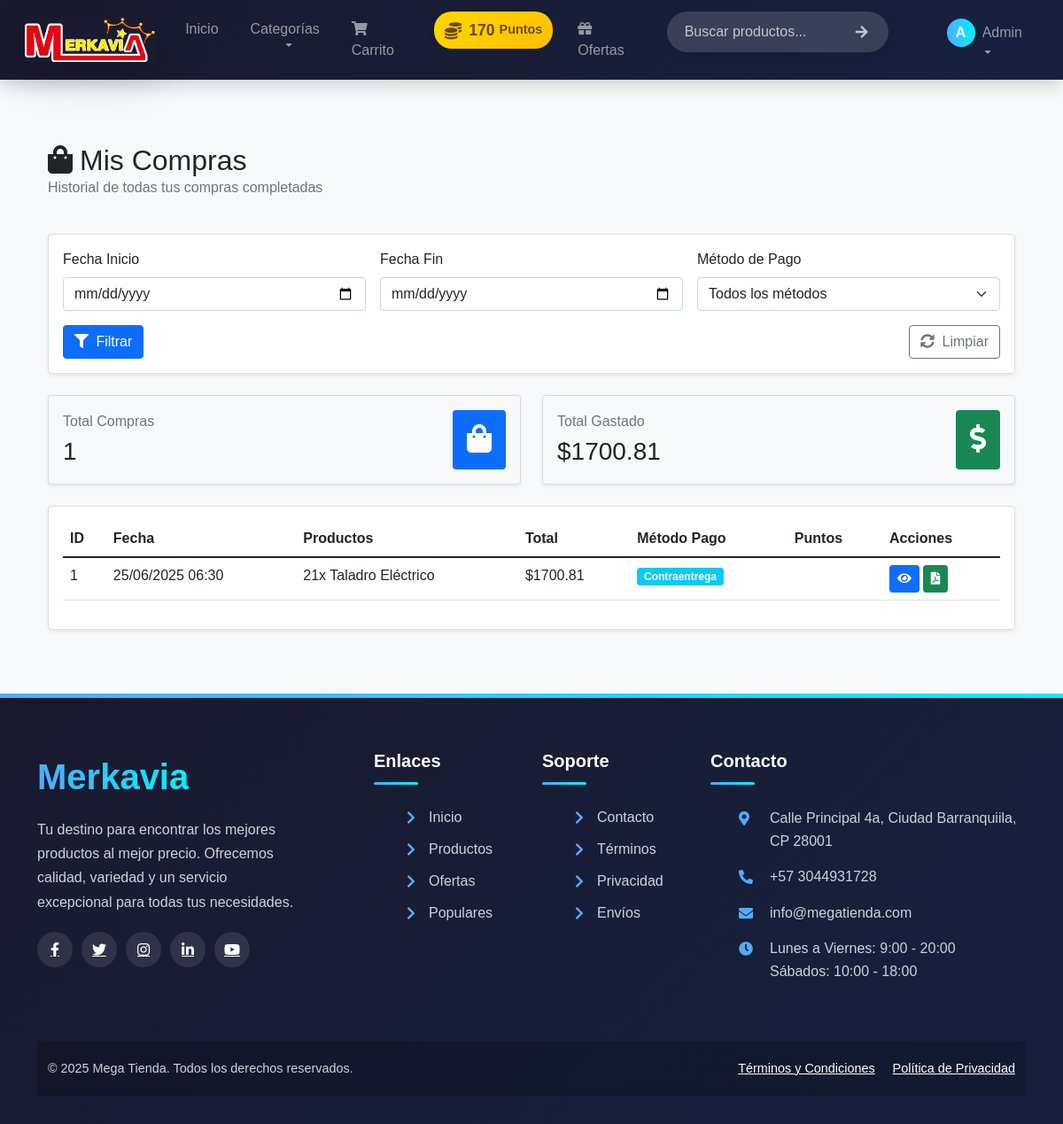
Page /mis_compras (signed in) on the committed database.
### models.py (models this page shows, shortened)
class Pedido(db.Model):
    id = db.Column(db.Integer, primary_key=True)
    usuario_id = db.Column(db.Integer, db.ForeignKey('usuario.id'), nullable=False)
    fecha_pedido = db.Column(db.DateTime, nullable=False)
    total = db.Column(db.Float, nullable=False)
    nombre = db.Column(db.String(100), nullable=False)
    direccion = db.Column(db.String(200), nullable=False)
    ciudad = db.Column(db.String(100), nullable=False)
    codigo_postal = db.Column(db.String(20), nullable=False)
    telefono = db.Column(db.String(20), nullable=False)
    metodo_pago = db.Column(db.String(50), nullable=False)
    estado = db.Column(db.String(20), nullable=False, default='pendiente')
    puntos_usados = db.Column(db.Integer, default=0)
    puntos_ganados = db.Column(db.Integer, default=0)
    usuario = db.relationship('Usuario', backref=db.backref('pedidos', lazy=True))
    detalles = db.relationship('DetallePedido', backref='pedido', lazy=True)

class DetallePedido(db.Model):
    id = db.Column(db.Integer, primary_key=True)
    pedido_id = db.Column(db.Integer, db.ForeignKey('pedido.id'), nullable=False)
    producto_id = db.Column(db.Integer, db.ForeignKey('producto.id'), nullable=False)
    cantidad = db.Column(db.Integer, nullable=False)
    precio = db.Column(db.Float, nullable=False)
    descuento_aplicado = db.Column(db.Float, default=0.0)
    producto = db.relationship('Producto', backref='detalles_pedido')

class Producto(db.Model):
    id = db.Column(db.Integer, primary_key=True)
    nombre = db.Column(db.String(100), nullable=False)
    descripcion = db.Column(db.Text, nullable=False)
    precio = db.Column(db.Float, nullable=False)
    costo = db.Column(db.Float, nullable=True)
    imagen = db.Column(db.Text, default='https://via.placeholder.com/300')
    stock = db.Column(db.Integer, default=0)
    stock_minimo = db.Column(db.Integer, default=10)
    stock_maximo = db.Column(db.Integer, default=100)
    stock_reservado = db.Column(db.Integer, default=0)
    destacado = db.Column(db.Boolean, default=False)
    fecha_creacion = db.Column(db.DateTime, default=datetime.utcnow)
    descuento = db.Column(db.Float, default=0.0)
    categoria_id = db.Column(db.Integer, db.ForeignKey('categoria.id'), nullable=False)
    marca = db.Column(db.String(100), nullable=True)
    proveedor_id = db.Column(db.Integer, db.ForeignKey('proveedor.id'))
    activo = db.Column(db.Boolean, default=True)
    proveedor = db.relationship('Proveedor', back_populates='productos_tienda')

### app.py (the view)
@app.route('/mis_compras')
def mis_compras():
    if 'usuario_id' not in session:
        flash('Debes iniciar sesión para ver tus compras', 'danger')
        return redirect(url_for('login'))
    fecha_inicio = request.args.get('fecha_inicio', '')
    fecha_fin = request.args.get('fecha_fin', '')
    metodo_pago = request.args.get('metodo_pago', '')
    query = Pedido.query.filter_by(usuario_id=session['usuario_id'], estado='completado')
    try:
        if fecha_inicio:
            fecha_inicio_dt = datetime.strptime(fecha_inicio, '%Y-%m-%d')
            query = query.filter(Pedido.fecha_pedido >= fecha_inicio_dt)
        if fecha_fin:
            fecha_fin_dt = datetime.strptime(fecha_fin, '%Y-%m-%d')
            query = query.filter(Pedido.fecha_pedido <= fecha_fin_dt.replace(hour=23, minute=59, second=59))
    except ValueError:
        flash('Formato de fecha inválido. Use YYYY-MM-DD', 'danger')
        return redirect(url_for('mis_compras'))
    if metodo_pago:
        query = query.filter_by(metodo_pago=metodo_pago)
    query = query.order_by(Pedido.fecha_pedido.desc())
    pagina = request.args.get('pagina', 1, type=int)
    por_pagina = 10
    paginacion = query.paginate(page=pagina, per_page=por_pagina, error_out=False)
    compras = paginacion.items
    total_compras = query.count()
    monto_total = query.with_entities(func.sum(Pedido.total)).scalar() or 0
    metodos_pago = db.session.query(Pedido.metodo_pago).filter_by(
        usuario_id=session['usuario_id'],
        estado='completado'
    ).distinct().all()
    metodos_pago = [m[0] for m in metodos_pago]
    return render_template('usuario/mis_compras.html',
                         compras=compras,
                         paginacion=paginacion,
                         total_compras=total_compras,
                         monto_total=monto_total,
                         metodos_pago=metodos_pago,
                         fecha_inicio=fecha_inicio,
                         fecha_fin=fecha_fin,
                         metodo_pago=metodo_pago)

### app.py (called while the page is built)
@app.context_processor
def inject_categorias_y_carrito():
    categorias_principales = Categoria.query.filter_by(parent_id=None, activa=True).all()
    carrito_count = None
    puntos_usuario = None
    forgot_errors = session.pop('forgot_errors', None)
    forgot_form_data = session.pop('forgot_form_data', None)
    if 'usuario_id' in session:
        carrito_count = Carrito.query.filter_by(usuario_id=session['usuario_id']).count()
        usuario = Usuario.query.get(session['usuario_id'])
        puntos_usuario = usuario.puntos if usuario else None
    return dict(
        categorias_principales=categorias_principales,
        carrito_count=carrito_count,
        puntos_usuario=puntos_usuario,
        forgot_errors=forgot_errors,
        forgot_form_data=forgot_form_data
    )

@app.before_request
def before_request():
    g.current_time = datetime.now(timezone.utc)

### templates/usuario/mis_compras.html (shortened to what this page needs)
{% extends "usuario/base.html" %}
{% block content %}
<div class="container py-4">
    <div class="row mb-4">
        <div class="col-12">
            <h2 class="mb-0"><i class="fas fa-shopping-bag me-2"></i>Mis Compras</h2>
            <p class="text-muted">Historial de todas tus compras completadas</p>
        </div>
    </div>
    <div class="row mb-4">
        <div class="col-12">
            <div class="card shadow-sm">
                <div class="card-body">
                    <form class="row g-3">
                        <div class="col-md-4">
                            <label for="fecha_inicio" class="form-label">Fecha Inicio</label>
                            <input type="date" class="form-control" id="fecha_inicio" name="fecha_inicio"
                                   value="{{ fecha_inicio }}">
                        </div>
                        <div class="col-md-4">
                            <label for="fecha_fin" class="form-label">Fecha Fin</label>
                            <input type="date" class="form-control" id="fecha_fin" name="fecha_fin"
                                   value="{{ fecha_fin }}">
                        </div>
                        <div class="col-md-4">
                            <label for="metodo_pago" class="form-label">Método de Pago</label>
                            <select class="form-select" id="metodo_pago" name="metodo_pago">
                                <option value="">Todos los métodos</option>
                            </select>
                        </div>
                        <div class="col-12 d-flex justify-content-between">
                            <button type="submit" class="btn btn-primary">
                                <i class="fas fa-filter me-1"></i> Filtrar
                            </button>
                            <a href="{{ url_for('mis_compras') }}" class="btn btn-outline-secondary">
                                <i class="fas fa-sync-alt me-1"></i> Limpiar
                            </a>
                        </div>
                    </form>
                </div>
            </div>
        </div>
    </div>
    <div class="row mb-4">
        <div class="col-md-6">
            <div class="card bg-light shadow-sm">
                <div class="card-body">
                    <div class="d-flex justify-content-between align-items-center">
                        <div>
                            <h6 class="text-muted mb-2">Total Compras</h6>
                            <h3 class="mb-0">{{ total_compras }}</h3>
                        </div>
                        <div class="bg-primary text-white p-3 rounded">
                            <i class="fas fa-shopping-bag fa-2x"></i>
                        </div>
                    </div>
                </div>
            </div>
        </div>
        <div class="col-md-6">
            <div class="card bg-light shadow-sm">
                <div class="card-body">
                    <div class="d-flex justify-content-between align-items-center">
                        <div>
                            <h6 class="text-muted mb-2">Total Gastado</h6>
                            <h3 class="mb-0">${{ "%.2f"|format(monto_total) }}</h3>
                        </div>
                        <div class="bg-success text-white p-3 rounded">
                            <i class="fas fa-dollar-sign fa-2x"></i>
                        </div>
                    </div>
                </div>
            </div>
        </div>
    </div>
    <div class="row">
        <div class="col-12">
            <div class="card shadow-sm">
                <div class="card-body">
                    {% if compras %}
                    <div class="table-responsive">
                        <table class="table table-hover">
                            <thead>
                                <tr>
                                    <th>ID</th>
                                    <th>Fecha</th>
                                    <th>Productos</th>
                                    <th>Total</th>
                                    <th>Método Pago</th>
                                    <th>Puntos</th>
                                    <th>Acciones</th>
                                </tr>
                            </thead>
                            <tbody>
                                {% for compra in compras %}
                                <tr>
                                    <td>{{ compra.id }}</td>
                                    <td>{{ compra.fecha_pedido.strftime('%d/%m/%Y %H:%M') }}</td>
                                    <td>
                                        {% for detalle in compra.detalles|sort(attribute='producto.nombre') %}
                                            {{ detalle.cantidad }}x {{ detalle.producto.nombre }}<br>
                                        {% endfor %}
                                    </td>
                                    <td>${{ "%.2f"|format(compra.total) }}</td>
                                    <td>
                                        <span class="badge bg-{{ 'success' if compra.metodo_pago == 'tarjeta' else 'info' }}">
                                            {{ compra.metodo_pago|capitalize }}
                                        </span>
                                    </td>
                                    <td>
                                    </td>
                                    <td>
                                        <div class="d-flex">
                                            <a href="{{ url_for('detalle_pedido', pedido_id=compra.id) }}"
                                               class="btn btn-sm btn-primary me-1"
                                               title="Ver Detalle">
                                                <i class="fas fa-eye"></i>
                                            </a>
                                            <a href="{{ url_for('descargar_factura', pedido_id=compra.id) }}"
                                               class="btn btn-sm btn-success"
                                               title="Descargar Factura">
                                                <i class="fas fa-file-pdf"></i>
                                            </a>
                                        </div>
                                    </td>
                                </tr>
                                {% endfor %}
                            </tbody>
                        </table>
                    </div>
                    {% endif %}
                </div>
            </div>
        </div>
    </div>
</div>
{% endblock %}

### static/css/styles.css (style rules this page uses)
body { font-family: 'Poppins', sans-serif; background-color: #f8f9fa; display: flex; flex-direction: column; min-height: 100vh; margin: 0; }

### rows in the picture
Pedido: id "1", fecha_pedido "25/06/2025 06:30", total "1700.81", metodo_pago "Contraentrega"
DetallePedido: cantidad "21", producto.nombre "Taladro Eléctrico"

### other values in the picture
{{ puntos_usuario }} "170"
{{ session['usuario_nombre'][0] }} "A"
{{ session['usuario_nombre'] }} "Admin"
{{ total_compras }} "1"
{{ "%.2f"|format(monto_total) }} "1700.81"
